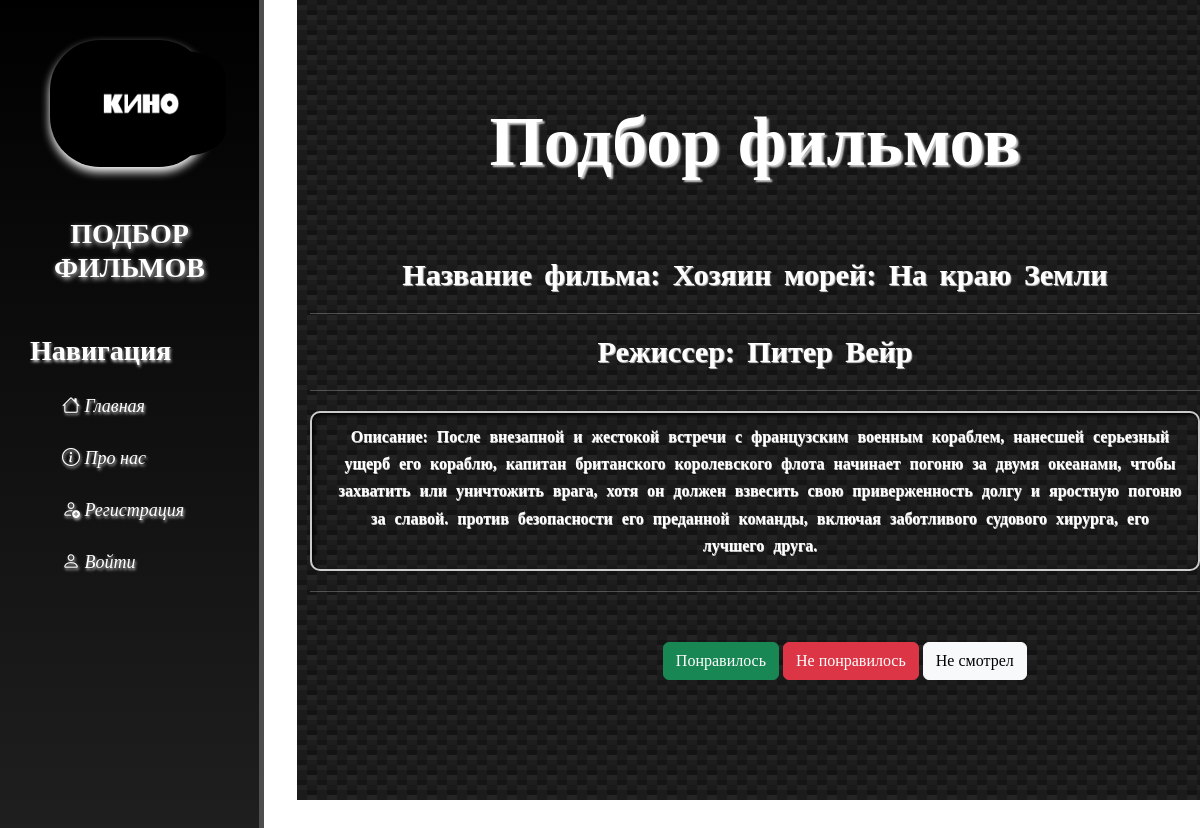
The page /join/1/1 on the database its author committed.
### films/models.py (models this page shows, shortened)
class Film(models.Model):
    title = models.CharField('Название фильма',max_length=30)
    director = models.CharField('Режиссер',max_length=25)
    overflew = models.CharField('Описание',max_length=300,default=None)
    soup = models.CharField('РекСистем', max_length=200,default=None)
    class Meta:
        verbose_name = 'Фильм'
        verbose_name_plural = 'Фильмы'

### films/views.py (the view, shortened to what this page needs)
# urls.py: path('join/<int:id_film>/<int:number>',send_reaction),
def send_reaction(request,id_film,number):
    name = User.objects.all()
    current_user = request.user
    posts = Film.objects.all()
    username1 = current_user.username
    for p in name:
        if p.username == username1:
            username1 = p
            break
    for p in posts:
        if p.id == id_film:
            post = p
    id_film = id_film
    id_film_output = id_film - 1
    point = Reaction.objects.all()
    posts = Film.objects.all()
    for p in posts:
        if p.id == id_film:
            error = f'{p.title}'
    new_soup = []
    for p in posts:
        new_soup.append(p.soup)
    count = CountVectorizer(stop_words='english')
    count_matrix = count.fit_transform(new_soup)
    cosine_sim2 = cosine_similarity(count_matrix, count_matrix)
    ok = False
    for p in point:
        if p.username == current_user and p.like == 'Понравилось':
            ok=True
    if (ok):
        id_film_output1 = get_recs2(current_user,cosine_sim2)
        for p in posts:
            if p.id == id_film_output1 + 1:
                film = p
    else:
        id_film_output1 = randint(1,490)
        for p in posts:
            if p.id == id_film_output1:
                film = p
    context = {
        'post':film,
        'menu':menu,
        'id_film':id_film_output1,
        'id_user':current_user.id,
        'title':'Подбор фильмов',
        'error':error,
    }
    return render (request,'films/recom.html', context=context)

### films/templates/films/recom.html (shortened to what this page needs)
{%extends 'films/base.html'%}
{%load static%}
{%block content%}
<div class="regi">
<h1> {{title}}</h1><br>
<ul class="card-list">
    <li>
        <br>
       <h2>Название фильма: {{post.title}}</h2>
       <hr>
        <h2>Режиссер: {{post.director}}</h2>
        <hr>
        <p>Описание: {{post.overflew}}</p>
        <hr>
    </li>
</ul>
<form>
    <button class ="btn btn-success" formaction="/join/{{post.id}}/1" formmethod="post">Понравилось</button>
    <button class ="btn btn-danger" formaction="/join/{{post.id}}/2" formmethod="post">Не понравилось</button>
    <button class ="btn btn-light" formaction="/join/{{post.id}}/3" formmethod="post">Не смотрел</button>
</form>
</div>
{%endblock%}

### films/static/films/css/main.css (style rules this page uses)
body { margin:0; padding: 0; font-family: Tahoma; }
main .regi { float:right; color: #fff; margin-top: 100px; text-align:center; width: 75%; padding-left: 10px; }
main .regi h1 { font-size: 70px;font-weight: bold;text-shadow: 2px 2px 2px #ccc;position: relative;z-index: 2; }
main .regi h2 { position: relative;z-index: 2;font-size: 30px;font-weight: bold; margin: 20px;text-align: center;word-spacing: 5px;text-shadow: 1px 1px 1px #ccc; }
main .regi p { position: relative;z-index: 2;padding: 10px 15px 10px 25px;max-width: 1000px; margin: 20px auto;font-size: 16px;font-weight: bold;text-align: center;line-height: 1.7; border: 2px solid #ccc;border-radius: 10px;box-shadow: 2px 2px 5px #000 inset;word-spacing: 5px;text-shadow: 0.5px 0.5px 0.5px #ccc; }
main .regi ul.card-list { padding-left: 0; font-size: 14px; list-style-type: none }
form { position: relative;z-index: 2; margin-left: 32%; width: 500px; margin-top: 50px; }

### rows shown on the page
Film: title "Хозяин морей: На краю Земли", director "Питер Вейр", overflew "После внезапной и жестокой встречи с французским военным кораблем, нанесшей серьезный ущерб его кораблю, капитан британского королевского флота начинает погоню за двумя океанами, чтобы захватить или уничтожить врага, хотя он должен взвесить свою приверженность долгу и яростную погоню за славой. против безопасности его преданной команды, включая заботливого судового хирурга, его лучшего друга."

### other values the page prints
{{ title }} "Подбор фильмов"
